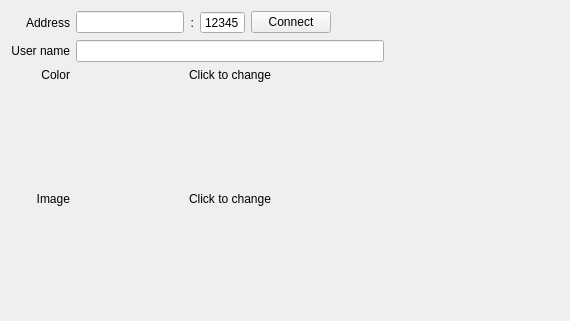
<?xml version="1.0" encoding="UTF-8"?>
<ui version="4.0">
 <class>ConnectionOptionWidget</class>
 <widget class="QWidget" name="ConnectionOptionWidget">
  <property name="geometry">
   <rect>
    <x>0</x>
    <y>0</y>
    <width>570</width>
    <height>321</height>
   </rect>
  </property>
  <property name="windowTitle">
   <string>Form</string>
  </property>
  <layout class="QHBoxLayout" name="horizontalLayout_2">
   <item>
    <layout class="QGridLayout" name="gridLayout">
     <item row="0" column="0">
      <widget class="QLabel" name="label">
       <property name="text">
        <string>Address</string>
       </property>
       <property name="alignment">
        <set>Qt::AlignRight|Qt::AlignTrailing|Qt::AlignVCenter</set>
       </property>
      </widget>
     </item>
     <item row="0" column="1">
      <layout class="QHBoxLayout" name="horizontalLayout">
       <item>
        <widget class="QLineEdit" name="leServerAddress"/>
       </item>
       <item>
        <widget class="QLabel" name="label_2">
         <property name="text">
          <string>:</string>
         </property>
         <property name="alignment">
          <set>Qt::AlignRight|Qt::AlignTrailing|Qt::AlignVCenter</set>
         </property>
        </widget>
       </item>
       <item>
        <widget class="QSpinBox" name="sbPort">
         <property name="sizePolicy">
          <sizepolicy hsizetype="Expanding" vsizetype="Fixed">
           <horstretch>0</horstretch>
           <verstretch>0</verstretch>
          </sizepolicy>
         </property>
         <property name="buttonSymbols">
          <enum>QAbstractSpinBox::NoButtons</enum>
         </property>
         <property name="maximum">
          <number>65535</number>
         </property>
         <property name="value">
          <number>12345</number>
         </property>
        </widget>
       </item>
       <item>
        <widget class="QPushButton" name="btConnect">
         <property name="text">
          <string>Connect</string>
         </property>
        </widget>
       </item>
       <item>
        <spacer name="horizontalSpacer">
         <property name="orientation">
          <enum>Qt::Horizontal</enum>
         </property>
         <property name="sizeHint" stdset="0">
          <size>
           <width>40</width>
           <height>20</height>
          </size>
         </property>
        </spacer>
       </item>
       <item>
        <widget class="QLabel" name="labelLight">
         <property name="pixmap">
          <pixmap resource="Resources.qrc">:/Images/Red.png</pixmap>
         </property>
        </widget>
       </item>
      </layout>
     </item>
     <item row="1" column="0">
      <widget class="QLabel" name="label_3">
       <property name="text">
        <string>User name</string>
       </property>
       <property name="alignment">
        <set>Qt::AlignRight|Qt::AlignTrailing|Qt::AlignVCenter</set>
       </property>
      </widget>
     </item>
     <item row="1" column="1">
      <widget class="QLineEdit" name="leUserName"/>
     </item>
     <item row="2" column="0">
      <widget class="QLabel" name="label_4">
       <property name="text">
        <string>Color</string>
       </property>
       <property name="alignment">
        <set>Qt::AlignRight|Qt::AlignTrailing|Qt::AlignVCenter</set>
       </property>
      </widget>
     </item>
     <item row="2" column="1">
      <widget class="TeamRadar::ColorLabel" name="labelColor">
       <property name="sizePolicy">
        <sizepolicy hsizetype="Ignored" vsizetype="Preferred">
         <horstretch>0</horstretch>
         <verstretch>0</verstretch>
        </sizepolicy>
       </property>
       <property name="toolTip">
        <string>Click to change</string>
       </property>
       <property name="text">
        <string>Click to change</string>
       </property>
       <property name="alignment">
        <set>Qt::AlignCenter</set>
       </property>
      </widget>
     </item>
     <item row="3" column="0">
      <widget class="QLabel" name="label_6">
       <property name="text">
        <string>Image</string>
       </property>
       <property name="alignment">
        <set>Qt::AlignRight|Qt::AlignTrailing|Qt::AlignVCenter</set>
       </property>
      </widget>
     </item>
     <item row="3" column="1">
      <widget class="TeamRadar::ImageLabel" name="labelImage">
       <property name="sizePolicy">
        <sizepolicy hsizetype="Preferred" vsizetype="Expanding">
         <horstretch>0</horstretch>
         <verstretch>0</verstretch>
        </sizepolicy>
       </property>
       <property name="toolTip">
        <string>Click to change</string>
       </property>
       <property name="text">
        <string>Click to change</string>
       </property>
       <property name="alignment">
        <set>Qt::AlignCenter</set>
       </property>
      </widget>
     </item>
    </layout>
   </item>
   <item>
    <spacer name="horizontalSpacer_2">
     <property name="orientation">
      <enum>Qt::Horizontal</enum>
     </property>
     <property name="sizeHint" stdset="0">
      <size>
       <width>82</width>
       <height>20</height>
      </size>
     </property>
    </spacer>
   </item>
  </layout>
 </widget>
 <customwidgets>
  <customwidget>
   <class>TeamRadar::ColorLabel</class>
   <extends>QLabel</extends>
   <header>ColorLabel.h</header>
  </customwidget>
  <customwidget>
   <class>TeamRadar::ImageLabel</class>
   <extends>QLabel</extends>
   <header>ImageLabel.h</header>
  </customwidget>
 </customwidgets>
 <resources>
  <include location="Resources.qrc"/>
 </resources>
 <connections/>
</ui>
